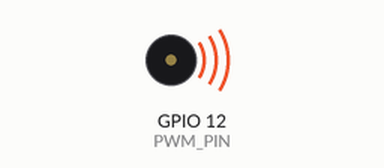
Recording of a sketch running on a simulated ESP32. Parts: buzzer (waves = sounding). What the sketch prints to the serial monitor is not drawn.

Above: at 0.05 s.
Timing chart, 0 to 6.5 s (numbered marks = the images above):
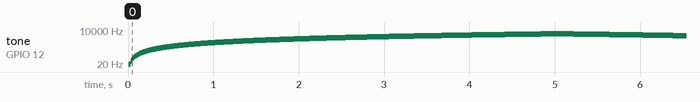

Measured:
- by itself, tone on GPIO 12 (PWM_PIN): plays 10 Hz for 0.01 s, 20 Hz for 0.01 s, 30 Hz for 0.01 s, 40 Hz for 0.01 s, 50 Hz for 0.01 s, 60 Hz for 0.01 s … (7987 notes in this stretch)

The sketch:

pwm_generation.ino
```cpp
const int PWM_PIN = 12;
const int FREQ = 5000;
const int RES = 8;

void setup() {
  // put your setup code here, to run once:

  ledcAttach(PWM_PIN, FREQ, RES);

  Serial.begin(115200);
  Serial.println("Hello PWM");
}

void loop() {
  // put your main code here, to run repeatedly:
  for (int i = 0 ; i <= 500; i++){
    ledcWriteTone(PWM_PIN,i*10);
    Serial.println(i);
    delay(10);
  }
  for (int i = 500; i >= 0; i--){
    ledcWriteTone(PWM_PIN,i*10);
    Serial.println(i);
    delay(10);
  }

}
```
